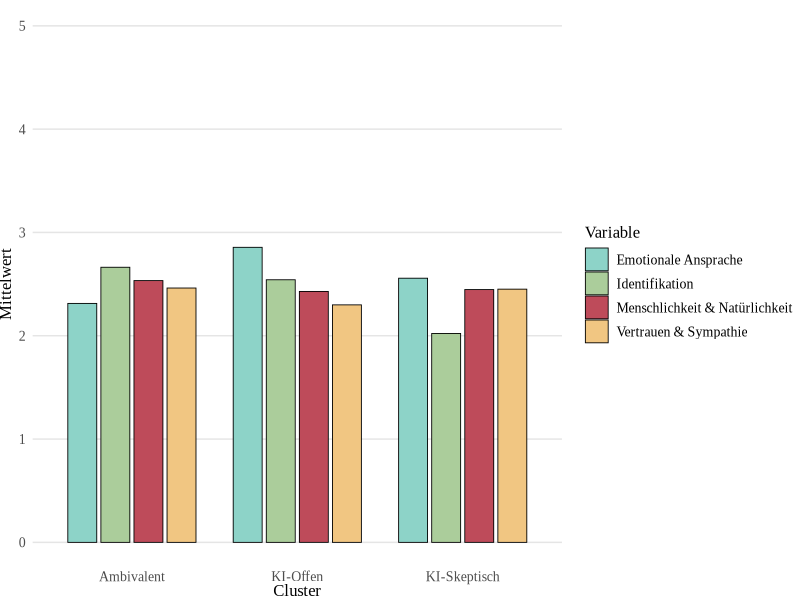

Recreate this plot in R.
# =============================================================================
# KI CLUSTER VISUALIZATION
# =============================================================================
# Erstellt eine Visualisierung der KI-Cluster basierend auf den Daten
# aus ki_specific_apa.png und cluster_prozent_tabelle.png

library(dplyr)
library(ggplot2)

# =============================================================================
# LOAD DATA
# =============================================================================

cat("Lade Daten...\n")
data <- read.delim("organized/data/Bereinigte Daten von WhatsApp Business.csv", 
                   fileEncoding = "UTF-16LE", stringsAsFactors = FALSE)

# Filter data (FINISHED=1 and AB01=1 for KI group)
data_processed <- data %>% filter(FINISHED == 1)
data_ki <- data_processed %>% filter(AB01 == 1)

cat("✓ KI-Gruppe: n =", nrow(data_ki), "\n")

# =============================================================================
# PERFORM CLUSTERING
# =============================================================================

# Calculate composite scores
mn_cols <- c("MN01_01", "MN01_02", "MN01_03", "MN01_04", "MN01_05", "MN01_06", "MN01_07")
vs_cols <- c("VS01_01", "VS01_02", "VS01_03", "VS01_04", "VS01_05", "VS01_06", "VS01_07", "VS01_08")
ea_cols <- c("EA01_01", "EA01_02", "EA01_03", "EA01_04", "EA01_05")
id_cols <- c("ID01_01", "ID01_02", "ID01_03", "ID01_04")

# Create composite scores
cluster_data <- data.frame(
  VS = rowMeans(data_ki[, vs_cols], na.rm = TRUE),
  MN = rowMeans(data_ki[, mn_cols], na.rm = TRUE),
  ID = rowMeans(data_ki[, id_cols], na.rm = TRUE),
  EA = rowMeans(data_ki[, ea_cols], na.rm = TRUE)
)

# Remove missing values
cluster_data_clean <- cluster_data[complete.cases(cluster_data), ]

# Perform k-means clustering
set.seed(123)
kmeans_result <- kmeans(cluster_data_clean, centers = 3, nstart = 25)
clusters <- kmeans_result$cluster

# Calculate cluster means
cluster_means <- data.frame(
  cluster_number = 1:3,
  n = as.numeric(table(clusters)),
  VS = round(tapply(cluster_data_clean$VS, clusters, mean), 3),
  MN = round(tapply(cluster_data_clean$MN, clusters, mean), 3),
  ID = round(tapply(cluster_data_clean$ID, clusters, mean), 3),
  EA = round(tapply(cluster_data_clean$EA, clusters, mean), 3)
)

# Calculate overall mean for each cluster
cluster_means$overall_mean <- (cluster_means$VS + cluster_means$MN + 
                              cluster_means$ID + cluster_means$EA) / 4

# Sort by overall mean (highest to lowest)
cluster_means_sorted <- cluster_means[order(cluster_means$overall_mean, decreasing = TRUE), ]

# Assign names based on ranking
cluster_means_sorted$cluster_name <- c("KI-Offen", "Ambivalent", "KI-Skeptisch")

cat("✓ Clustering abgeschlossen\n")
cat("Cluster-Verteilung:\n")
for(i in 1:nrow(cluster_means_sorted)) {
  cat("-", cluster_means_sorted$cluster_name[i], ":", cluster_means_sorted$n[i], 
      "(", round(cluster_means_sorted$n[i] / sum(cluster_means_sorted$n) * 100, 1), "%)\n")
}

# =============================================================================
# CREATE VISUALIZATION
# =============================================================================

cat("\n=== ERSTELLE KI CLUSTER VISUALISIERUNG ===\n")

# Prepare data for plotting - match the exact structure from the reference diagram
plot_data <- data.frame(
  Variable = rep(c("Vertrauen & Sympathie", "Menschlichkeit & Natürlichkeit", 
                   "Identifikation", "Emotionale Ansprache"), each = 3),
  Cluster = rep(cluster_means_sorted$cluster_name, 4),
  Value = c(cluster_means_sorted$VS, cluster_means_sorted$MN, 
            cluster_means_sorted$ID, cluster_means_sorted$EA)
)

# Create the visualization matching the exact style
ki_cluster_plot <- ggplot(plot_data, aes(x = Cluster, y = Value, fill = Variable)) +
  geom_bar(stat = "identity", position = position_dodge(width = 0.8), width = 0.7, 
           color = "black", linewidth = 0.3) +
  scale_fill_manual(values = c(
    "Vertrauen & Sympathie" = "#F1C682",      # Exakte Farbe
    "Menschlichkeit & Natürlichkeit" = "#BE4B5A",  # Exakte Farbe
    "Identifikation" = "#ABCD9B",             # Exakte Farbe
    "Emotionale Ansprache" = "#8DD3C8"        # Exakte Farbe
  )) +
  labs(x = "Cluster",
       y = "Mittelwert",
       fill = "Variable") +
  theme_minimal() +
  theme(
    axis.title = element_text(size = 12, family = "Times New Roman"),
    axis.text = element_text(size = 10, family = "Times New Roman"),
    axis.text.x = element_text(angle = 0, family = "Times New Roman", vjust = 0, margin = margin(t = 0, b = 0)),
    legend.title = element_text(size = 12, family = "Times New Roman"),
    legend.text = element_text(size = 10, family = "Times New Roman"),
    panel.grid.major = element_line(color = "gray90"),
    panel.grid.minor = element_blank(),
    panel.background = element_rect(fill = "white", color = NA),
    plot.background = element_rect(fill = "white", color = NA),
    panel.border = element_blank(),
    axis.line.x = element_blank(),
    axis.line.y = element_blank(),
    axis.ticks = element_blank(),
    axis.line = element_blank(),
    plot.margin = margin(0, 0, 0, 0),
    panel.grid.major.x = element_blank(),
    panel.grid.minor.x = element_blank(),
    axis.ticks.x = element_line(),
    axis.ticks.length.x = unit(0, "pt")
  ) +
  ylim(0, 5) +
  scale_y_continuous(breaks = seq(0, 5, 1), limits = c(0, 5))

# Save the visualization without outer border
dir.create("organized/images/clustering", recursive = TRUE, showWarnings = FALSE)
ggsave("organized/images/clustering/ki_cluster_visualization.png", 
       ki_cluster_plot, 
       width = 10, height = 6, dpi = 300, bg = "white", 
       limitsize = FALSE)

cat("✓ ki_cluster_visualization.png erstellt\n")

# =============================================================================
# DATA SUMMARY
# =============================================================================

cat("\n================================================================================\n")
cat("KI CLUSTER VISUALIZATION COMPLETED\n")
cat("================================================================================\n")
cat("Generated file: organized/images/clustering/ki_cluster_visualization.png\n")
cat("\nCluster data summary:\n")
print(cluster_means_sorted[, c("cluster_name", "n", "VS", "MN", "ID", "EA")])
cat("\n================================================================================\n") 